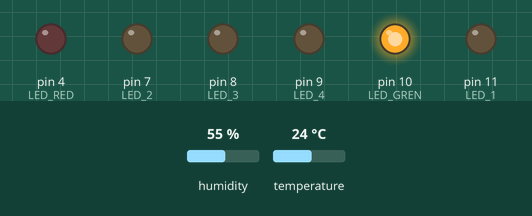
This sketch was run on a simulated Arduino Uno, built with avr-gcc and run on an emulated ATmega328P. Shown: output pins drawn as LEDs (lit = HIGH). The inputs (shaded band) are chosen by the test bench; at power-on: humidity 55 %, temperature 24 °C. What the sketch prints to the serial monitor is not drawn.

Above: at 0.1 s.
At 10.1 s:
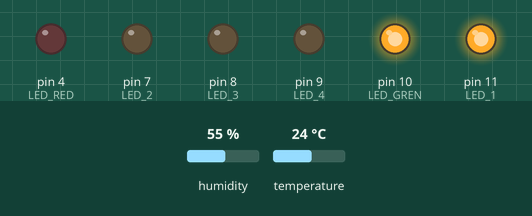
Timing chart, 0 to 21.5 s (numbered marks = the images above):
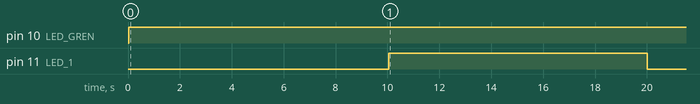

Measured:
- by itself, pin 10 (LED_GREN): LOW → HIGH at 0.02 s
- by itself, pin 11 (LED_1): LOW → HIGH at 10.0 s, → LOW 10.0 s later

The sketch:

arduino_code.ino
```cpp
#include <DHT.h>
#include <TimeLib.h>

// Define the DHT sensor pin and type
#define DHTPIN 2
#define DHTTYPE DHT11
#define LED_RED 4
#define LED_GREN 10

#define LED_1 11
#define LED_2 7
#define LED_3 8
#define LED_4 9
#define MIN_TEMP_THRESHOLD 2
#define MAX_HUM_THRESHOLD 60

DHT dht(DHTPIN, DHTTYPE);

double temp = 0;
double hum = 0;
int etat;

void setup() {
  pinMode(LED_RED, OUTPUT);
  pinMode(LED_GREN, OUTPUT);
  pinMode(LED_1, OUTPUT);
  pinMode(LED_2, OUTPUT);
  pinMode(LED_3, OUTPUT);
  pinMode(LED_4, OUTPUT);

  // Start serial communication
  Serial.begin(9600);

  // Initialize DHT sensor
  dht.begin();
}

void readDHTSensor() {
  unsigned long currentMillis = millis();

  if (currentMillis % 5000 == 0) { // Check every 5 seconds
    temp = dht.readTemperature();
    hum = dht.readHumidity();


    if (isnan(hum) || isnan(temp)) {
      Serial.println("Failed to read from DHT sensor!");
    } else {
      Serial.print("Humidity: ");
      Serial.print(hum);
      Serial.print("%, Temperature: ");
      Serial.print(temp);
      Serial.println("°C");
    }
  }
}

void modeAuto() {
  readDHTSensor();

  // Control the relay based on temperature
  if (temp > MIN_TEMP_THRESHOLD) {
    digitalWrite(LED_RED, LOW); // Turn off the relay
  } else {
    digitalWrite(LED_RED, HIGH); // Turn on the relay
  }

   if (hum> 1) {
    digitalWrite(LED_GREN, HIGH); // Turn off the relay
  } else {
    digitalWrite(LED_GREN, LOW); // Turn on the relay
  }

  // Add logic for humidity threshold if needed

  // Get the current time in seconds since midnight
  unsigned long currentTime = now() % 86400;
  Serial.println(currentTime);

  // Implement your automation logic based on time
  if (currentTime ==  18* 3600) { // 18:00 in seconds
    // Do something at 6:00 PM
    digitalWrite(LED_1, HIGH); // Turn on the relay
  }

 if (currentTime == 7 * 3600 + 30 * 60) { // 7:30 in seconds
    // Do something at 7:30 AM
     digitalWrite(LED_1, LOW); // Turn on the relay
  }


  if (currentTime >=10 && currentTime < 20) {
  // Do something at 15:51 (between 15:51 and 15:52)
  digitalWrite(LED_1, HIGH); // Turn on the relay
}else{

  digitalWrite(LED_1, LOW); }// Turn on the rela


}

void loop() {
  etat=1;
  if(etat==1){
  readDHTSensor();
  modeAuto();}else{


    }

}
```
